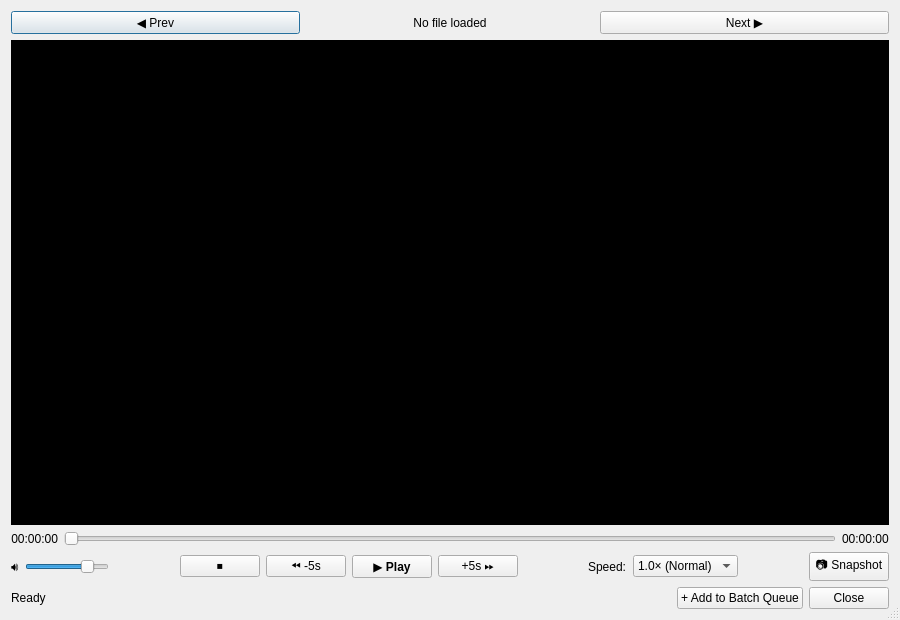
<?xml version="1.0" encoding="UTF-8"?>
<ui version="4.0">
 <class>VideoPlayerDialog</class>
 <widget class="QDialog" name="VideoPlayerDialog">
  <property name="geometry">
   <rect>
    <x>0</x>
    <y>0</y>
    <width>900</width>
    <height>620</height>
   </rect>
  </property>
  <property name="windowTitle">
   <string>Interactive Video Player Preview</string>
  </property>
  <property name="sizeGripEnabled">
   <bool>true</bool>
  </property>
  <layout class="QVBoxLayout" name="mainLayout" stretch="0,1,0,0,0">

   <!-- File info bar -->
   <item>
    <layout class="QHBoxLayout" name="infoBarLayout">
     <item>
      <widget class="QPushButton" name="btnPrevFile">
       <property name="text"><string>◀ Prev</string></property>
       <property name="maximumWidth"><number>70</number></property>
      </widget>
     </item>
     <item>
      <widget class="QLabel" name="lblFileName">
       <property name="text"><string>No file loaded</string></property>
       <property name="alignment"><set>Qt::AlignCenter</set></property>
       <property name="wordWrap"><bool>false</bool></property>
      </widget>
     </item>
     <item>
      <widget class="QPushButton" name="btnNextFile">
       <property name="text"><string>Next ▶</string></property>
       <property name="maximumWidth"><number>70</number></property>
      </widget>
     </item>
    </layout>
   </item>

   <!-- Video surface placeholder — replaced at runtime with QVideoWidget -->
   <item>
    <widget class="QFrame" name="videoFrame">
     <property name="minimumHeight"><number>400</number></property>
     <property name="frameShape"><enum>QFrame::StyledPanel</enum></property>
     <property name="frameShadow"><enum>QFrame::Sunken</enum></property>
     <property name="styleSheet">
      <string>background-color: #000000;</string>
     </property>
     <layout class="QVBoxLayout" name="videoFrameLayout">
      <property name="spacing"><number>0</number></property>
      <property name="leftMargin"><number>0</number></property>
      <property name="topMargin"><number>0</number></property>
      <property name="rightMargin"><number>0</number></property>
      <property name="bottomMargin"><number>0</number></property>
     </layout>
    </widget>
   </item>

   <!-- Seek row -->
   <item>
    <layout class="QHBoxLayout" name="seekLayout">
     <item>
      <widget class="QLabel" name="lblPosition">
       <property name="text"><string>00:00:00</string></property>
       <property name="minimumWidth"><number>60</number></property>
       <property name="alignment"><set>Qt::AlignRight|Qt::AlignVCenter</set></property>
      </widget>
     </item>
     <item>
      <widget class="QSlider" name="sliderSeek">
       <property name="orientation"><enum>Qt::Horizontal</enum></property>
       <property name="tracking"><bool>true</bool></property>
      </widget>
     </item>
     <item>
      <widget class="QLabel" name="lblDuration">
       <property name="text"><string>00:00:00</string></property>
       <property name="minimumWidth"><number>60</number></property>
      </widget>
     </item>
    </layout>
   </item>

   <!-- Transport controls row -->
   <item>
    <layout class="QHBoxLayout" name="controlsLayout">
     <!-- Volume -->
     <item>
      <widget class="QLabel" name="lblVol">
       <property name="text"><string>🔊</string></property>
      </widget>
     </item>
     <item>
      <widget class="QSlider" name="sliderVolume">
       <property name="orientation"><enum>Qt::Horizontal</enum></property>
       <property name="maximum"><number>100</number></property>
       <property name="value"><number>80</number></property>
       <property name="maximumWidth"><number>100</number></property>
       <property name="toolTip"><string>Volume</string></property>
      </widget>
     </item>
     <item>
      <spacer name="ctrlSpacer1">
       <property name="orientation"><enum>Qt::Horizontal</enum></property>
       <property name="sizeHint" stdset="0"><size><width>20</width><height>0</height></size></property>
      </spacer>
     </item>

     <!-- Stop -->
     <item>
      <widget class="QPushButton" name="btnStop">
       <property name="text"><string>⏹</string></property>
       <property name="maximumWidth"><number>40</number></property>
       <property name="toolTip"><string>Stop</string></property>
      </widget>
     </item>
     <!-- Rewind 5s -->
     <item>
      <widget class="QPushButton" name="btnRewind">
       <property name="text"><string>⏪ -5s</string></property>
       <property name="maximumWidth"><number>55</number></property>
      </widget>
     </item>
     <!-- Play/Pause -->
     <item>
      <widget class="QPushButton" name="btnPlayPause">
       <property name="text"><string>▶ Play</string></property>
       <property name="minimumWidth"><number>80</number></property>
       <property name="styleSheet">
        <string>font-weight: bold;</string>
       </property>
      </widget>
     </item>
     <!-- Forward 5s -->
     <item>
      <widget class="QPushButton" name="btnForward">
       <property name="text"><string>+5s ⏩</string></property>
       <property name="maximumWidth"><number>55</number></property>
      </widget>
     </item>

     <item>
      <spacer name="ctrlSpacer2">
       <property name="orientation"><enum>Qt::Horizontal</enum></property>
       <property name="sizeHint" stdset="0"><size><width>20</width><height>0</height></size></property>
      </spacer>
     </item>

     <!-- Playback speed -->
     <item>
      <widget class="QLabel" name="lblSpeed">
       <property name="text"><string>Speed:</string></property>
      </widget>
     </item>
     <item>
      <widget class="QComboBox" name="comboSpeed">
       <item><property name="text"><string>0.25×</string></property></item>
       <item><property name="text"><string>0.5×</string></property></item>
       <item><property name="text"><string>1.0× (Normal)</string></property></item>
       <item><property name="text"><string>1.25×</string></property></item>
       <item><property name="text"><string>1.5×</string></property></item>
       <item><property name="text"><string>2.0×</string></property></item>
       <property name="currentIndex"><number>2</number></property>
       <property name="maximumWidth"><number>120</number></property>
      </widget>
     </item>

     <item>
      <spacer name="ctrlSpacer3">
       <property name="orientation"><enum>Qt::Horizontal</enum></property>
       <property name="sizeHint" stdset="0"><size><width>20</width><height>0</height></size></property>
      </spacer>
     </item>

     <!-- Screenshot button -->
     <item>
      <widget class="QPushButton" name="btnSnapshot">
       <property name="text"><string>📷 Snapshot</string></property>
       <property name="toolTip"><string>Capture current frame to file</string></property>
      </widget>
     </item>
    </layout>
   </item>

   <!-- Status & Close -->
   <item>
    <layout class="QHBoxLayout" name="statusLayout">
     <item>
      <widget class="QLabel" name="lblStatus">
       <property name="text"><string>Ready</string></property>
      </widget>
     </item>
     <item>
      <spacer name="statusSpacer">
       <property name="orientation"><enum>Qt::Horizontal</enum></property>
       <property name="sizeHint" stdset="0"><size><width>40</width><height>0</height></size></property>
      </spacer>
     </item>
     <item>
      <widget class="QPushButton" name="btnAddToQueue">
       <property name="text"><string>+ Add to Batch Queue</string></property>
       <property name="toolTip"><string>Add this file to the main encoding queue</string></property>
      </widget>
     </item>
     <item>
      <widget class="QPushButton" name="btnClose">
       <property name="text"><string>Close</string></property>
      </widget>
     </item>
    </layout>
   </item>

  </layout>
 </widget>
 <resources/>
 <connections/>
</ui>
